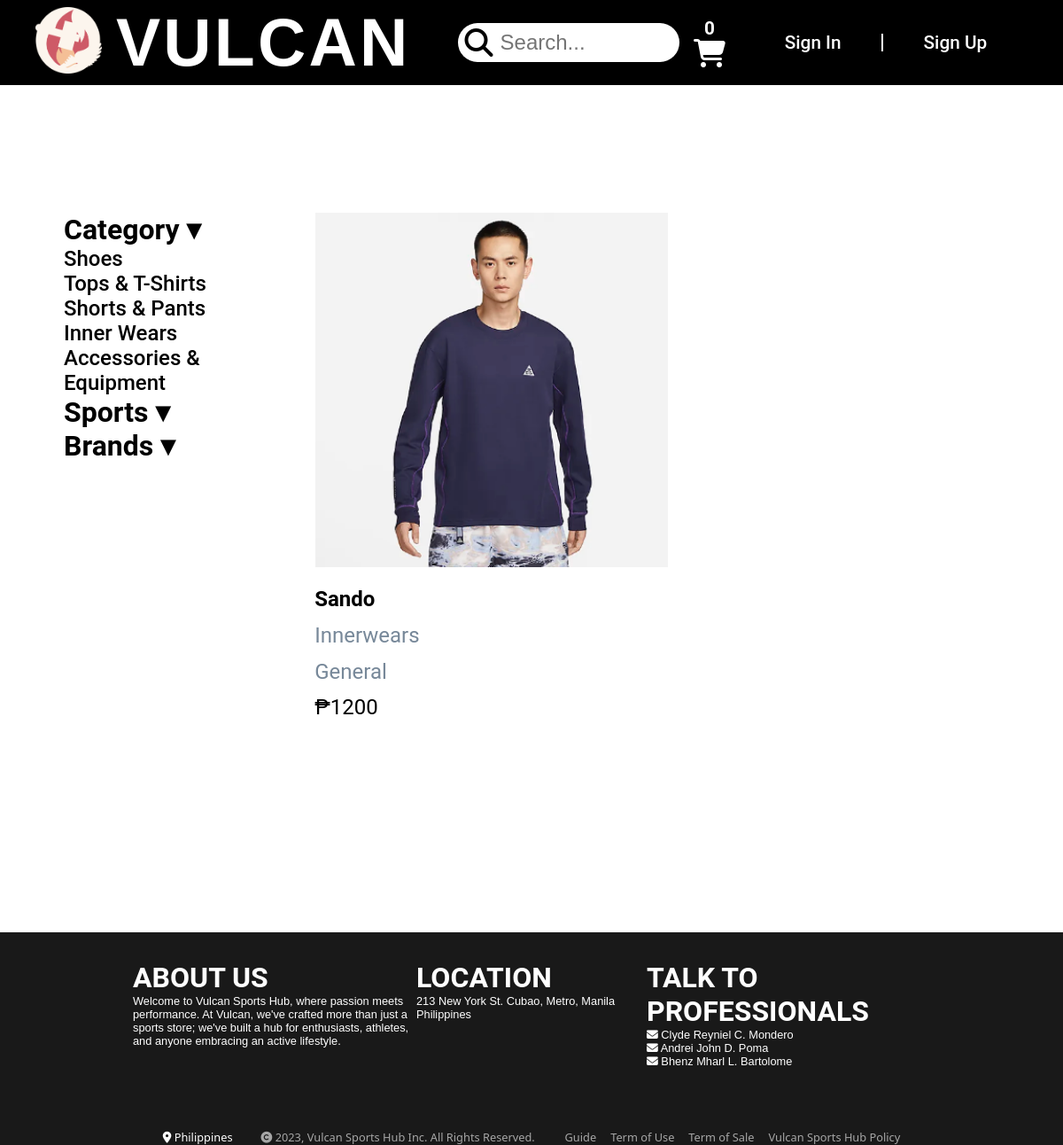
The page /php/shopping-page.php?page=innerwears on the database its author committed.
### tables this page shows
CREATE TABLE `tbproducts` (
  `product_id` int(11) NOT NULL,
  `product_name` varchar(255) NOT NULL,
  `product_description` varchar(1000) NOT NULL,
  `product_category` varchar(255) NOT NULL,
  `product_sport` varchar(255) NOT NULL,
  `product_size` varchar(255) NOT NULL,
  `product_stocks` int(11) NOT NULL,
  `product_image` varchar(255) NOT NULL,
  `product_brand` varchar(255) NOT NULL,
  `product_price` int(11) NOT NULL,
  `date_added` date NOT NULL DEFAULT current_timestamp()
);

### php/categories/innerwears.php (the view, shortened to what this page needs)
<?php
    include("conn.php");
    $select_query = 'select `product_id`, `product_name`, `product_category`, `product_sport`, `product_image`,`product_price` from `tbproducts` where product_category = "Innerwears" and product_stocks != 0';
    $query_result = $conn->query($select_query);
    foreach ($query_result as $row) {
        $image = $row["product_image"];
        $name = $row["product_name"];
        $category = $row["product_category"];
        $sport = $row["product_sport"];
        $price = $row["product_price"];
        echo '<div class="product">';
        echo '<a href = "./product-page.php?id='. $row["product_id"].'">';
        echo '<img src="../products/' . $image . '" alt="' . $row['product_name'] . '">';
        echo '<div class="product-details">';
        echo '<p class="product-name">'.$name.'</p>';
        echo '</a>';
        echo '<p class="product-tags">'.$category.'</p>';
        echo '<p class="product-tags">'.$sport.'</p>';
        echo '<p>₱'.$price.'</p>';
        echo '</div>';
        echo '</div>';
    }
?>

### styles/shopping-page.css (style rules this page uses)
* { padding: 0; margin: 0; box-sizing: border-box; }
body { font-family: "Roboto", sans-serif; }
a { text-decoration: none; color: #000; font-size: 1.5rem; font-weight: 500; }

### rows shown on the page
tbproducts: product_image (picture), product_name "Sando", product_category "Innerwears", product_sport "General", product_price "1200"
